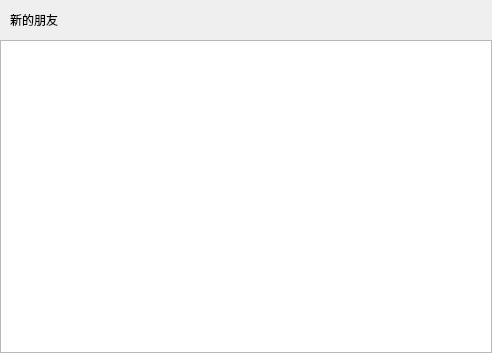
<?xml version="1.0" encoding="UTF-8"?>
<ui version="4.0">
 <class>ApplyFriendPage</class>
 <widget class="QWidget" name="ApplyFriendPage">
  <property name="geometry">
   <rect>
    <x>0</x>
    <y>0</y>
    <width>492</width>
    <height>353</height>
   </rect>
  </property>
  <property name="windowTitle">
   <string>Form</string>
  </property>
  <layout class="QVBoxLayout" name="verticalLayout">
   <property name="spacing">
    <number>0</number>
   </property>
   <property name="leftMargin">
    <number>0</number>
   </property>
   <property name="topMargin">
    <number>0</number>
   </property>
   <property name="rightMargin">
    <number>0</number>
   </property>
   <property name="bottomMargin">
    <number>0</number>
   </property>
   <item>
    <widget class="QWidget" name="friend_apply_wid" native="true">
     <layout class="QHBoxLayout" name="horizontalLayout">
      <property name="spacing">
       <number>0</number>
      </property>
      <property name="leftMargin">
       <number>0</number>
      </property>
      <property name="topMargin">
       <number>0</number>
      </property>
      <property name="rightMargin">
       <number>0</number>
      </property>
      <property name="bottomMargin">
       <number>0</number>
      </property>
      <item>
       <spacer name="horizontalSpacer_2">
        <property name="orientation">
         <enum>Qt::Orientation::Horizontal</enum>
        </property>
        <property name="sizeType">
         <enum>QSizePolicy::Policy::Fixed</enum>
        </property>
        <property name="sizeHint" stdset="0">
         <size>
          <width>10</width>
          <height>20</height>
         </size>
        </property>
       </spacer>
      </item>
      <item>
       <widget class="QLabel" name="friend_apply_lb">
        <property name="minimumSize">
         <size>
          <width>0</width>
          <height>40</height>
         </size>
        </property>
        <property name="maximumSize">
         <size>
          <width>16777215</width>
          <height>40</height>
         </size>
        </property>
        <property name="text">
         <string>新的朋友</string>
        </property>
       </widget>
      </item>
      <item>
       <spacer name="horizontalSpacer">
        <property name="orientation">
         <enum>Qt::Orientation::Horizontal</enum>
        </property>
        <property name="sizeHint" stdset="0">
         <size>
          <width>443</width>
          <height>20</height>
         </size>
        </property>
       </spacer>
      </item>
     </layout>
    </widget>
   </item>
   <item>
    <widget class="QWidget" name="widget_2" native="true">
     <layout class="QVBoxLayout" name="verticalLayout_2">
      <property name="spacing">
       <number>0</number>
      </property>
      <property name="leftMargin">
       <number>0</number>
      </property>
      <property name="topMargin">
       <number>0</number>
      </property>
      <property name="rightMargin">
       <number>0</number>
      </property>
      <property name="bottomMargin">
       <number>0</number>
      </property>
      <item>
       <widget class="ApplyFriendList" name="apply_friend_list"/>
      </item>
     </layout>
    </widget>
   </item>
  </layout>
 </widget>
 <customwidgets>
  <customwidget>
   <class>ApplyFriendList</class>
   <extends>QListWidget</extends>
   <header location="global">applyfriendlist.h</header>
  </customwidget>
 </customwidgets>
 <resources/>
 <connections/>
</ui>
